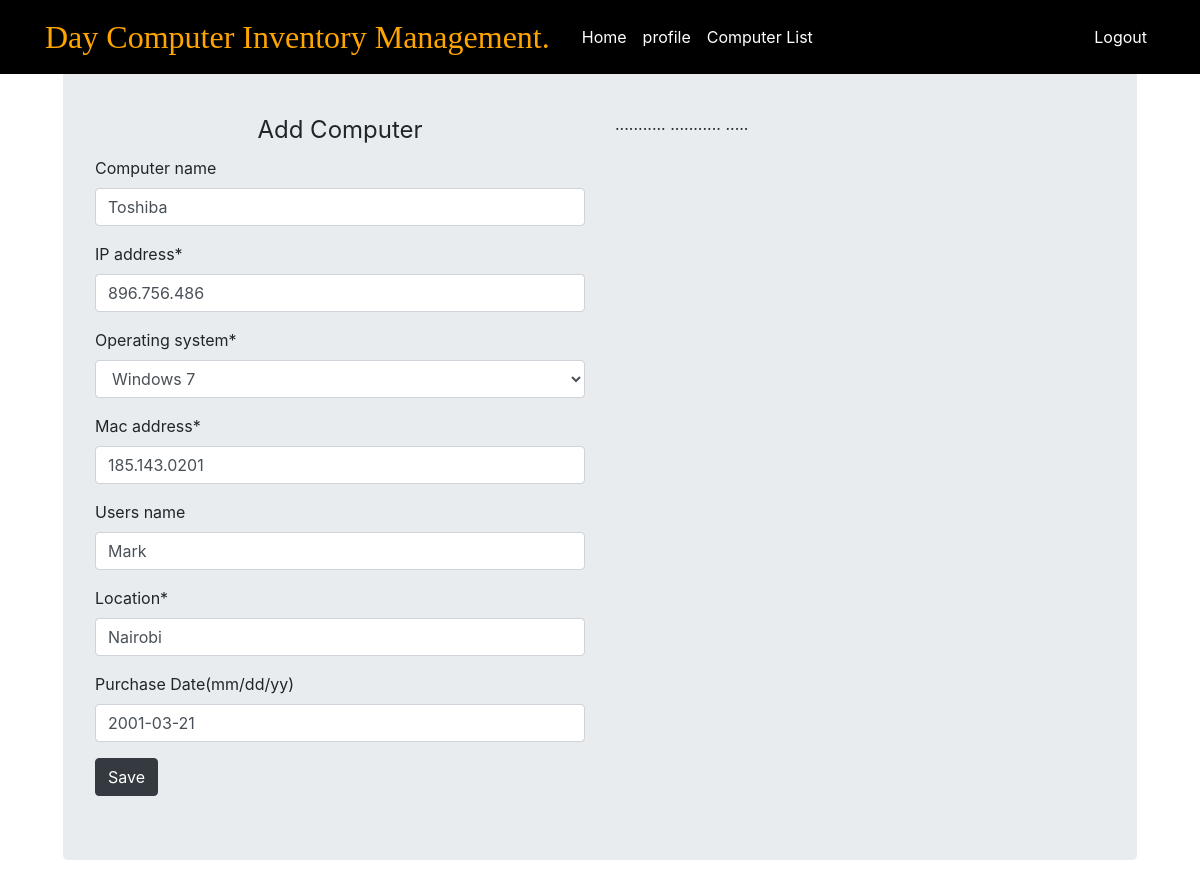
Page /comp/edit/3/ (signed in) on the committed database.
### myapp/models.py (models this page shows, shortened)
class Computer(models.Model):
    computer_name=models.CharField(max_length=30,blank=True,null=True)
    IP_address=models.CharField(max_length=30,unique=True)
    Mac_address=models.CharField(max_length=30,unique=True)
    Users_name=models.CharField(max_length=30,blank=True,null=True)
    Operating_system=models.ForeignKey(OperatingSystem,on_delete=models.CASCADE)
    location=models.CharField(max_length=30)
    purchase_date=models.DateField("Purchase Date(mm/dd/yy)",blank=True,null=True)
    timestamp=models.DateTimeField(auto_now_add=True,auto_now=False)

### myapp/views.py (the view)
# urls.py: path('edit/<pk>/',views.ComputerEdit,name='edit'),
@login_required
def ComputerEdit(request,pk):
    instance=Computer.objects.get(pk=pk)
    form =ComputerForm(request.POST or None,instance=instance)
    if form.is_valid():
        instance=form.save(commit=False)
        instance.save()
        messages.success(request,"The computer's details have been updated!")
        return HttpResponseRedirect('/comp/list/')
    context={
    'form':form
    }
    return render(request,'myapp/home.html',context)

### myapp/forms.py (shortened to what this page needs)
class ComputerForm(forms.ModelForm):
    class Meta:
        model=Computer
        fields=['computer_name','IP_address','Operating_system','Mac_address','Users_name','location','purchase_date']

### accounts/models.py (called while the page is built)
    @property
    def is_admin(self):
        return self.admin

    @property
    def is_active(self):
        return self.active

### myapp/models.py (called while the page is built)
    def __str__(self):
        return f"{self.operating_System}"

### myapp/templates/myapp/home.html (shortened to what this page needs)
{%extends 'accounts/base.html'%}
{%load crispy_forms_tags%}
{%block content%}
<div class="jumbotron">
  <div class="row">
  <div class="col-sm-6">
<form method="POST" action='' enctype='multipart/form-data'>
  <legend align=center>Add Computer</legend>
{{form|crispy}}
{%if user.is_admin%}
<button class="btn btn-dark">Save</button>
{%endif%}
</form>
</div>
<div class="col-sm-6">
...........
...........
.....
  </div>
  </div>
  </div>
{%endblock%}

### rows in the picture
Computer: computer_name "Toshiba", IP_address "896.756.486", Operating_system "Windows 7", Mac_address "185.143.0201", Users_name "Mark", location "Nairobi", purchase_date "2001-03-21"
